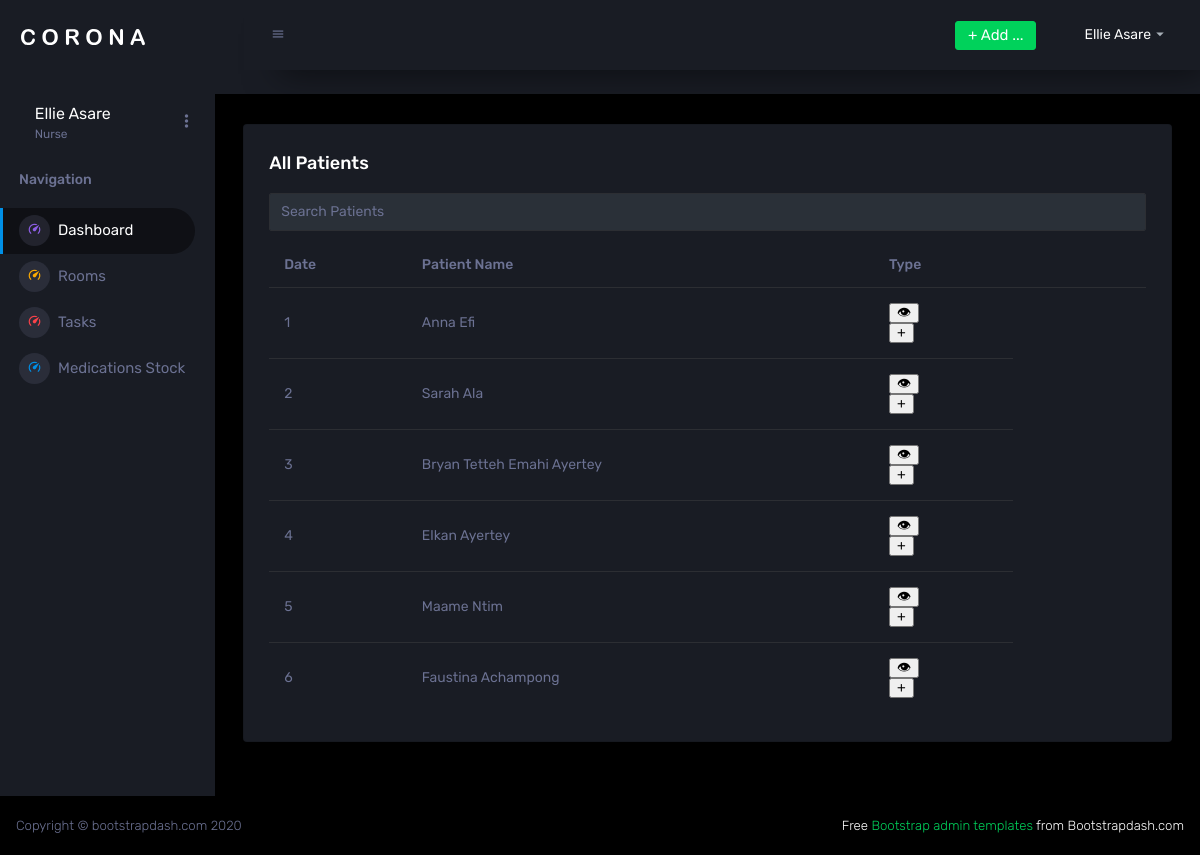
The app's page /pages/desk/viewpatients.php (signed in), older data.
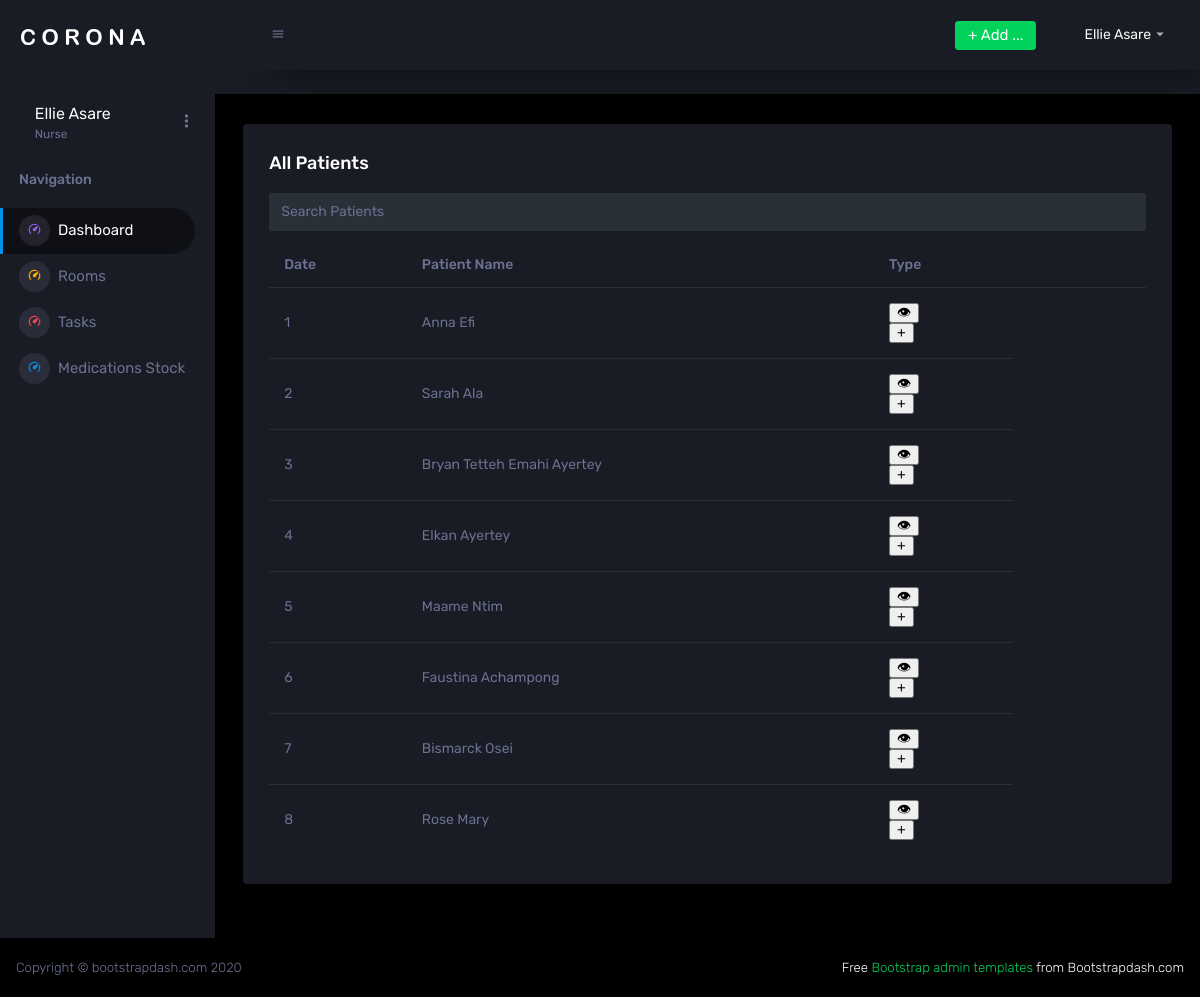
The same page, newer data.
### tables this page shows
CREATE TABLE `patient` (
  `FName` varchar(255) NOT NULL,
  `LName` varchar(255) NOT NULL,
  `DOB` date NOT NULL,
  `gender` enum('Male','Female','Other') NOT NULL,
  `financial_type` varchar(255) DEFAULT NULL,
  `pat_id` int(11) NOT NULL,
  `guardian_fname` varchar(255) DEFAULT NULL,
  `guardian_lname` varchar(255) DEFAULT NULL,
  `marital_status` enum('Single','Married','Divorced','Widowed') NOT NULL,
  `address` text NOT NULL,
  `patient_phone` varchar(13) NOT NULL,
  `patient_email` varchar(255) NOT NULL,
  `guardian_phone` varchar(13) DEFAULT NULL,
  `guardian_email` varchar(255) DEFAULT NULL,
  `referred_by` varchar(255) DEFAULT NULL,
  `registration_date` date DEFAULT NULL,
  `employment` varchar(255) DEFAULT NULL,
  `special_codes` varchar(255) DEFAULT NULL
);

### pages/desk/viewpatients.php (the view, shortened to what this page needs)
<?php
include "../conn.php";
include "../searchbar2.php";
$sql = "SELECT patient.pat_id,concat(Fname,' ',LName) 'Patient Name' FROM patient";
$result = $conn->query($sql);
?>
<a href="./addpatient.html">Add Patient</a>
<!DOCTYPE html>
<html lang="en">
  <head>
    <link rel="stylesheet" href="../../assets/vendors/mdi/css/materialdesignicons.min.css">
    <link rel="stylesheet" href="../../assets/vendors/css/vendor.bundle.base.css">
    <link rel="stylesheet" href="../../assets/css/style.css">
  </head>
  <body>
  <div class="container-scroller">
    <?php include "../nav.php";?>
  <div class="main-panel">
        <div class="content-wrapper">
            <div class="row ">
              <div class="col-12 grid-margin">
                <div class="card">
                  <div class="card-body">
                    <h4 class="card-title">All Patients</h4>
                    <div class="table-responsive">
                      <input type="text" id='tableFilterInput' class="form-control dropdown-input" placeholder="Search Patients">
                        <table id='filterTable' class ='table'>
                        <thead>
                            <tr>
                                <th>Date</th>
                                <th>Patient Name</th>
                                <th>Type</th>
                                <th></th>
                                <th></th>
                            </tr>
                        </thead>
                        <tbody>
                        <?php
if ($result){
    if ($result->num_rows > 0) {
        while($row = $result->fetch_assoc()) {
           echo "<tr><td>".$row["pat_id"]."</td><td>".$row["Patient Name"]."</td></td>
        <td>
        <div>
            <form action='apthistory.php' method='post'>
                <input type='hidden' name='id' value=".$row['pat_id'].">
                <input type='submit' value='&#128065;'>
            </form>
        </div>
        <div style>
            <form action='Addappointment.php' method='post'>
                <input type='hidden' name='id' value='".$row['pat_id']."'>
                <input type='submit' value='+'>
            </form>
        </div>
        </td>
        </tr>";
        }
        echo "</tbody></table></div></div>";
    }
}
?>
                    </div>
                  </div>
                </div>
              </div>
            </div>
          </div>
          <footer class="footer">
            <div class="d-sm-flex justify-content-center justify-content-sm-between">
              <span class="text-muted d-block text-center text-sm-left d-sm-inline-block">Copyright © bootstrapdash.com 2020</span>
              <span class="float-none float-sm-right d-block mt-1 mt-sm-0 text-center"> Free <a href="https://www.bootstrapdash.com/bootstrap-admin-template/" target="_blank">Bootstrap admin templates</a> from Bootstrapdash.com</span>
            </div>
          </footer>

### pages/searchbar2.php (shortened to what this page needs)
<!DOCTYPE html>
<html lang="en">
<head>
</head>
<body>
</body>
</html>

### pages/nav.php (shortened to what this page needs)
<?php
  $nav=[];
  if(isset($_SESSION["user"])){
  if ($_SESSION["user"][1]=="Nurse") {
    $nav =[["../nurse/viewpatients.php","Dashboard"],
    ["../nurse/rooms.php","Rooms"],
  ["../nurse/tasks.php","Tasks"],
  ["../nurse/medstock.php","Medications Stock"]];
  }
  }else{
    echo "Test";
    header("Location: ../index.php");
  }
?>
<!DOCTYPE html>
<html lang="en">
<head>
<head>
    <link rel="stylesheet" href="../../assets/vendors/mdi/css/materialdesignicons.min.css">
    <link rel="stylesheet" href="../../assets/vendors/css/vendor.bundle.base.css">
    <link rel="stylesheet" href="../../assets/css/style.css">
</head>
<body>
  <nav class="sidebar sidebar-offcanvas" id="sidebar">
    <div class="sidebar-brand-wrapper d-none d-lg-flex align-items-center justify-content-center fixed-top">
      <a class="sidebar-brand brand-logo" href=<?php $nav[0]?>><img src="../../assets/images/logo.svg" alt="logo" /></a>
    </div>
    <ul class="nav">
      <li class="nav-item profile">
        <div class="profile-desc">
          <div class="profile-pic">
            <div class="profile-name">
              <h5 class="mb-0 font-weight-normal"><?php echo $_SESSION["user"][2]?></h5>
              <span><?php echo $_SESSION["user"][1]?></span>
            </div>
          </div>
          <a href="#" id="profile-dropdown" data-toggle="dropdown"><i class="mdi mdi-dots-vertical"></i></a>
        </div>
      </li>
      <li class="nav-item nav-category">
        <span class="nav-link">Navigation</span>
      </li>
      <?php
    for ($i=0; $i < count($nav); $i++) {
      echo "
      <li class='nav-item menu-items'>
        <a class='nav-link' href='".$nav[$i][0]."'>
          <span class='menu-icon'>
            <i class='mdi mdi-speedometer'></i>
          </span>
          <span class='menu-title'>".$nav[$i][1]."</span>
        </a>
      </li>";
    }
  ?>
  </nav>
        <nav class="navbar p-0 fixed-top d-flex flex-row">
          <div class="navbar-menu-wrapper flex-grow d-flex align-items-stretch">
            <button class="navbar-toggler navbar-toggler align-self-center" type="button" data-toggle="minimize">
              <span class="mdi mdi-menu"></span>
            </button>
            <ul class="navbar-nav navbar-nav-right">
              <div id ="create">
            </div>
              <li class="nav-item dropdown">
                <a class="nav-link" id="profileDropdown" href="#" data-toggle="dropdown">
                  <div class="navbar-profile">
                    <p class="mb-0 d-none d-sm-block navbar-profile-name"><?php echo $_SESSION["user"][2]?></p>
                    <i class="mdi mdi-menu-down d-none d-sm-block"></i>
                  </div>
                </a>
              </li>
            </ul>
          </div>
        </nav>
</body>
</html>

### pages/searchbar2.php (style rules this page uses)
.dropdown-input { margin-bottom: 12px; padding: 8px; width: 100%; box-sizing: border-box; }

Row changes from the older to the newer data that the page shows:
added patient: pat_id "7", Patient "Bismarck Osei"
added patient: pat_id "8", Patient "Rose Mary"
